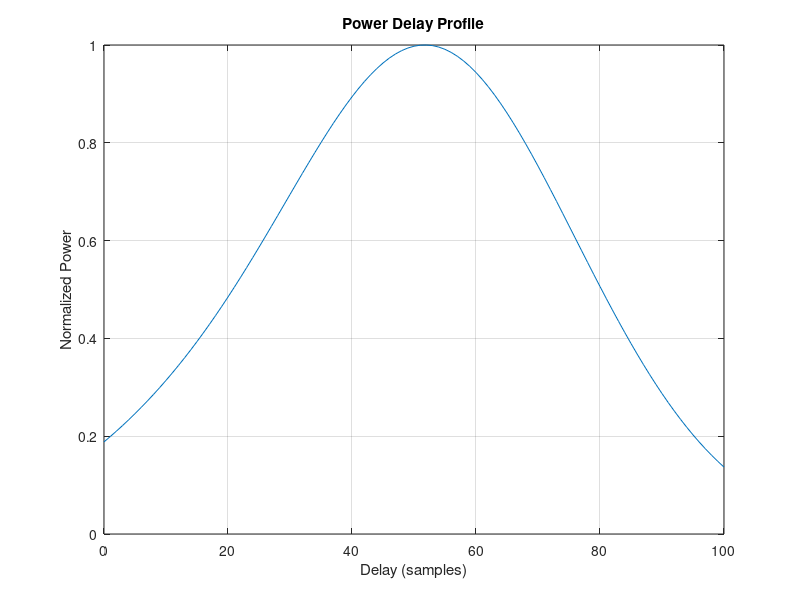

Write the MATLAB code that produced this figure.
clc;
clear all;
close all;

% Parameters
num_paths = 10; % Number of multipath components
max_delay = 100; % Maximum delay (in samples)
delay_spread = 20; % Delay spread (standard deviation of delay)
power_dB = randn(1, num_paths); % Power of each path in dB (random for simplicity)

% Generate delay values
delay = randn(1, num_paths) * delay_spread + max_delay/2;

% Create time axis
t = 0:max_delay;

% Initialize PDP
pdp = zeros(size(t));

% Generate PDP
for i = 1:num_paths
    pdp = pdp + 10^(power_dB(i)/10) * exp(-(t - delay(i)).^2 / (2*delay_spread^2));
end

% Normalize PDP
pdp = pdp / max(pdp);

% Plot PDP
plot(t, pdp);
xlabel('Delay (samples)');
ylabel('Normalized Power');
title('Power Delay Profile');
grid on;
